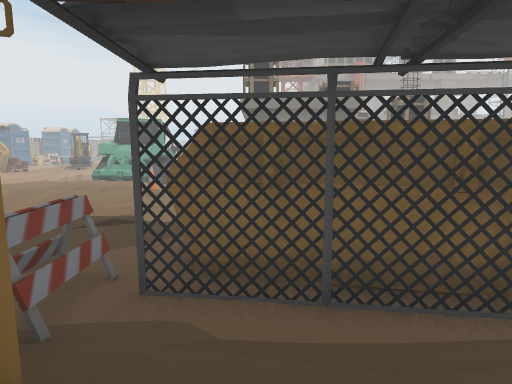
[1] (above)

24 first-person views from a walk through a 3-D level made in the Unity game engine. The camera is 1.4 m above the floor, tilts 8° down and sees 75° across. The floor is counted in squares, 1 m on a side. Each view is taken from the middle of a square. On the plan, view 1 faces up. The plan holds only what a view shows up to about 15 squares ahead; the rest is blank. The place goes on beyond the plan. The player is left out.

[2]
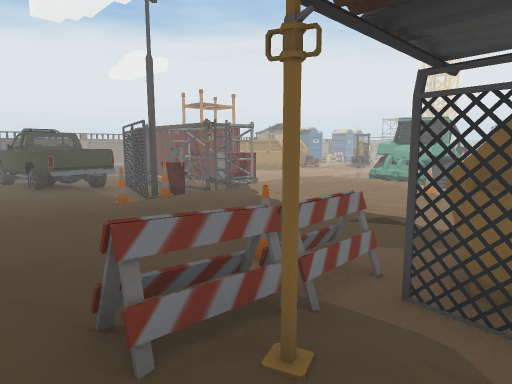

[3]
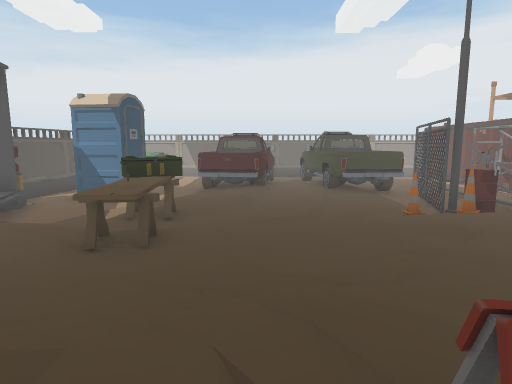

[4]
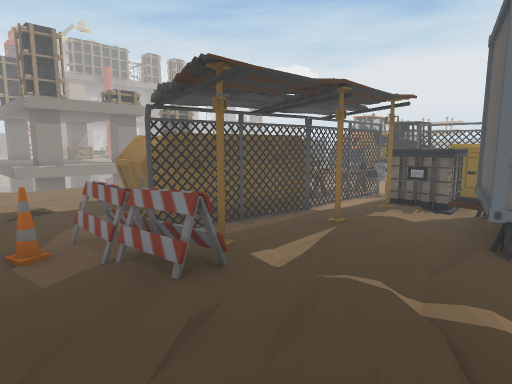

[5]
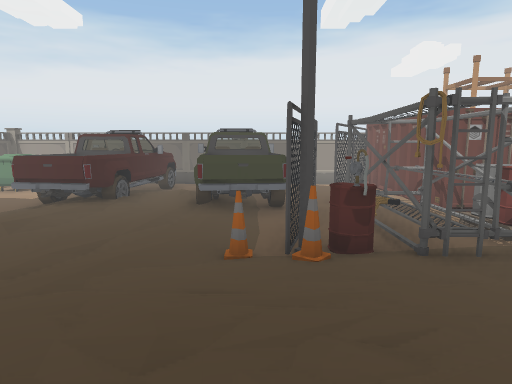

[6]
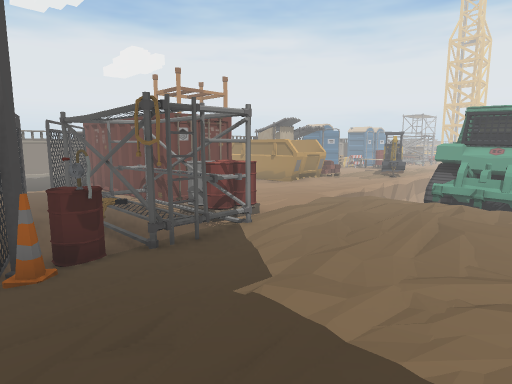

[7]
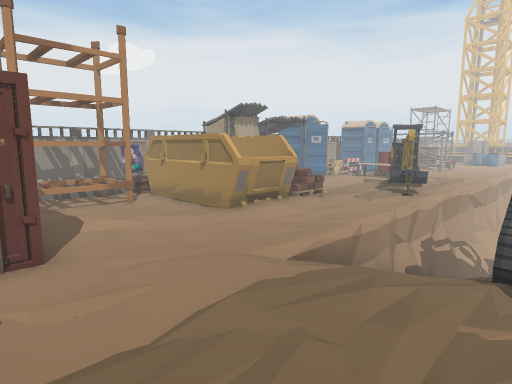

[8]
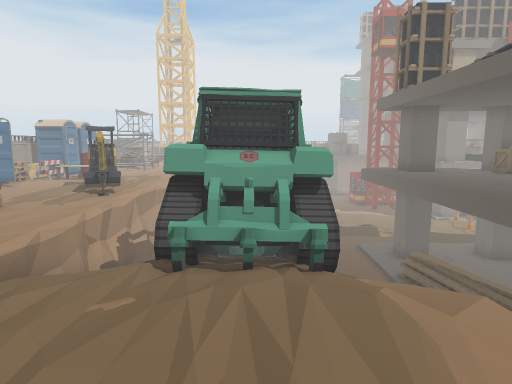

[9]
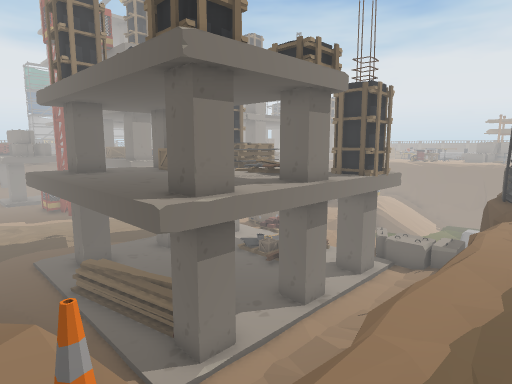

[10]
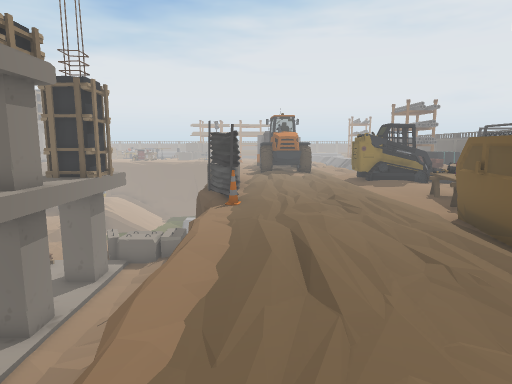

[11]
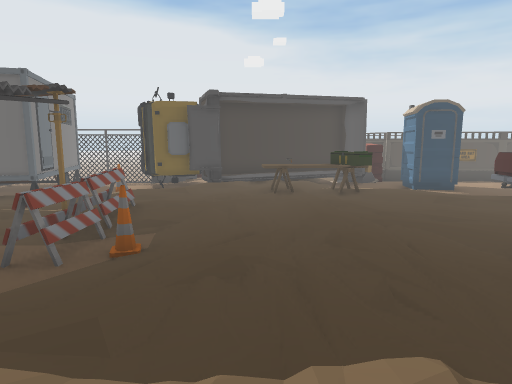

[12]
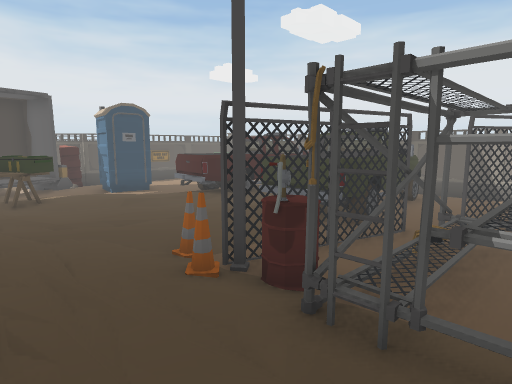

[13]
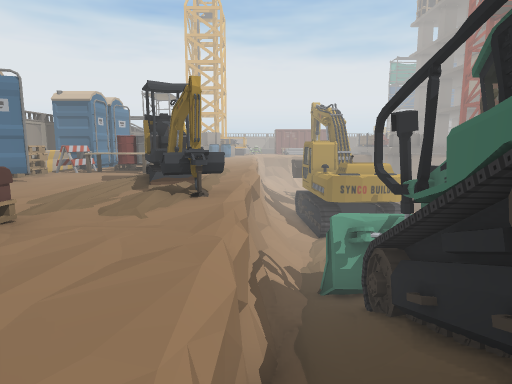

[14]
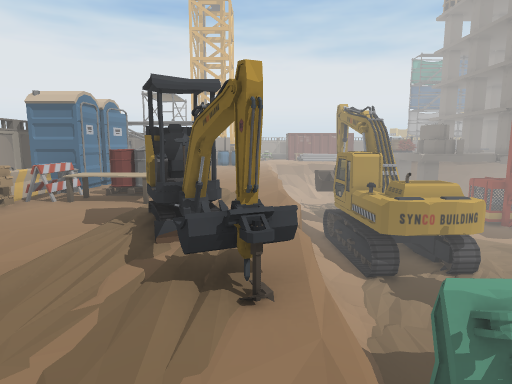

[15]
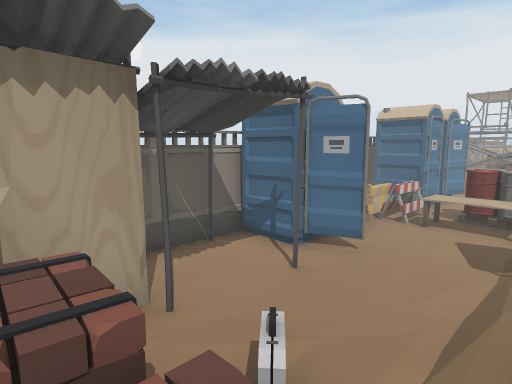

[16]
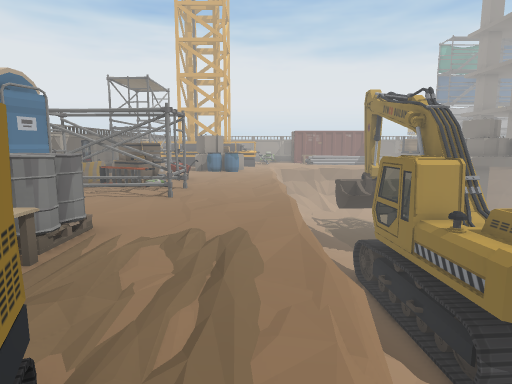

[17]
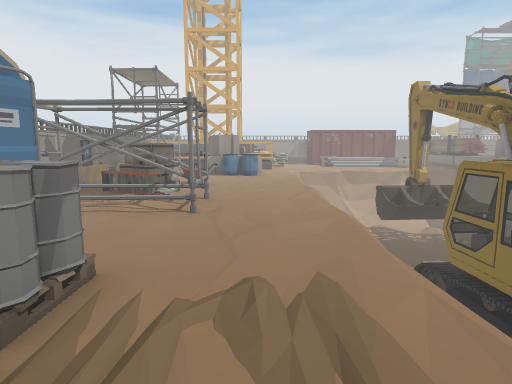

[18]
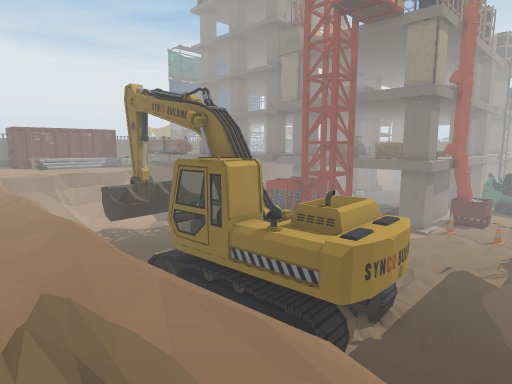

[19]
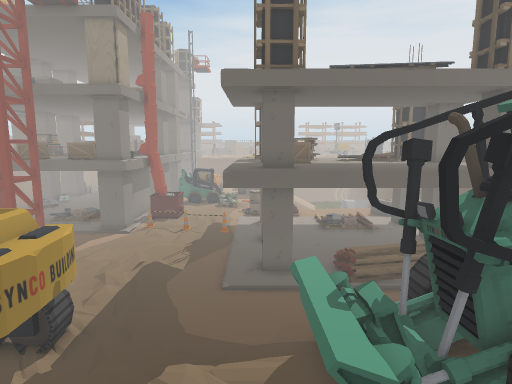

[20]
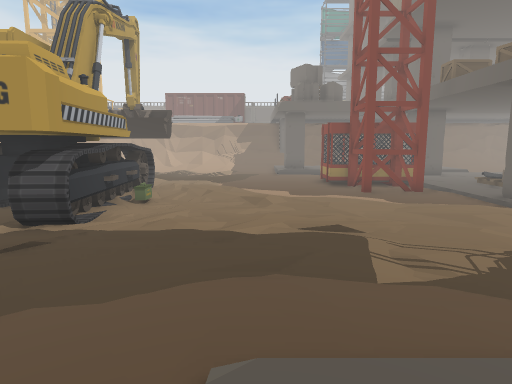

[21]
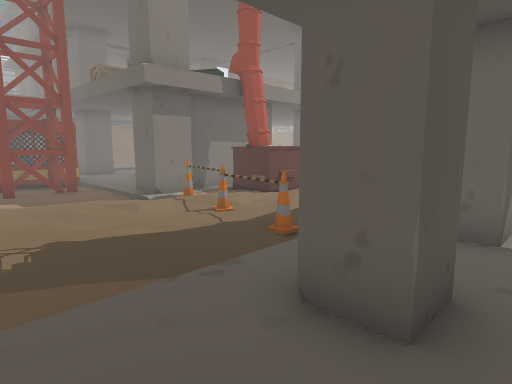

[22]
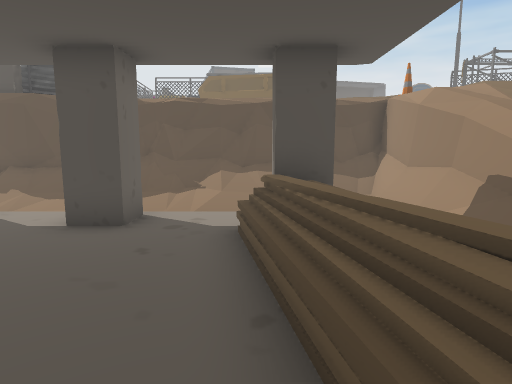

[23]
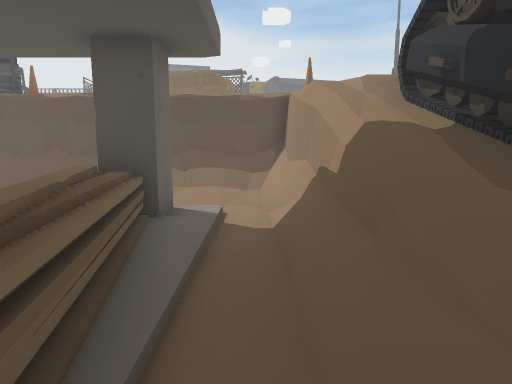

[24]
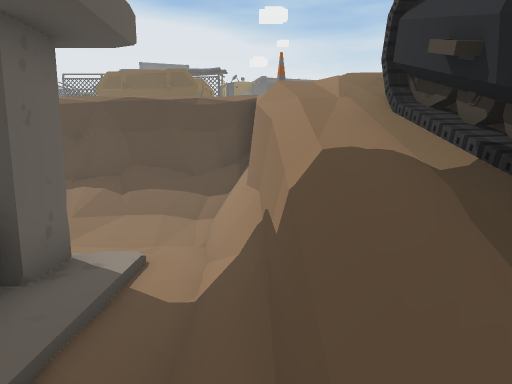

### Floor plan
Key: @ floor where view 1 was taken; # wall or solid block; . main floor; : floor 0.25 m higher than the main floor; - floor 0.25 m lower than the main floor; _ floor 2 m lower than the main floor; < floor 2.75 m lower than the main floor; ( floor 3 m lower than the main floor; ! floor 3.25 m lower than the main floor; / step, stairs or slope; = window, fence, low wall or low ledge; ^ raised ledge; v drop or lower ground; O other object.
Columns run from 18 left of view 1 to 9 right of it. Each row starts with its distance up from view 1.
 38 OO -----=   ((((!!  OO O ((
 37 OO OO---=  !(O((!!!!O((((((
 36 OOOOO---v /! (((!!!!O  O((
 35 OOOO----v /! ((( !!!!OOO(/
 34 OOOOOO--v /  ^=(/!!!!OOO(O
 33  OOOOO--= ^^ ^^(//!!!!!!(
 32   OOOO--v/####^(<//(!!!!O
 31  OO-----/ ####=((/(((/!!O###
 30 OOO-----=/####=((((((///O( O
 29 OOO-----=//=<#=((/(((<<(O( O
 28 OOOOO-.-#//=###(<(((<(((O((O
 27 OO#OO.--v/((##((////(((O(((
 26  O#OO.--v/(((</!!!!!//(O((
 25  O---.--v/(//((!!///////
 24 OO---OO-v/<<(/!!!(##((/
 23 OOO--OO-v/####/!!(O#((O((OO
 22 O----.OO#/###^ /!(((((((
 21 -----..O#/#### /!==(((
 20 OOOO-..-v/O###O/!=/(((
 19 OOOOOO--v/####=/!=_/((((
 18 OOOO /--v/#####/!(//(((/
 17 O  OOO--v ######!(==(((((((
 16 O    O.-v/=^##=#!(O#(/O((OOO
 15 OOOOOO.-///^==/v#//////////O
 14 OOO...--///////=#((////!(//O
 13 OOO...---......=#//////////O
 12 OOO./---......O#=#vv/vv=###
 11 O     O--....//--------OOOOO
 10 O     OOO/../.....//.../////
  9 OOOOOOOOO/...../......./....
  8 OOO---OOOOO............/....
  7 O--OO-OOOOO................/
  6 O---O-OOOOO..././OOOOO///../
  5 O---OOOOOOO...../O   O O-O-.
  4 OOOOOOOO-O...///=OOOO OOOO..
  3 O OOOOOO..../..O=OOOO####O-.
  2 O OOOO....../../=#./../.O
  1 OOOO............=#.#..OOO
  0 OOOOOOO//.........@...OOO
 -1 O OOOOO.........:/.OOOO
 -2 O O OOO../OOOO.:./-O
 -3 O ------ .O.../OOO--O
 -4 OOO---OO--....OOOO--OO
 -5 OOO---OO---//:OOOO--O
 -6 #-------O/:  O#O  O#OO
 -7 OOOOOOOOOOOOOO   O
 -8        OOOO     OO
 -9         OO

Positions as (right, up) in squares from view 1, and headings:
1: (0, 0), facing up
2: (0, 0), facing up-left
3: (-1, 0), facing left
4: (-4, -2), facing up-right
5: (-4, 4), facing left
6: (-4, 4), facing up-left
7: (-7, 10), facing up-left
8: (-6, 10), facing up
9: (-4, 10), facing up-right
10: (-4, 10), facing right
11: (-5, 8), facing down
12: (-6, 8), facing down-left
13: (-10, 15), facing up
14: (-11, 18), facing up
15: (-13, 18), facing up-left
16: (-11, 23), facing up
17: (-12, 25), facing up
18: (-12, 25), facing up-right
19: (-11, 24), facing right
20: (-1, 23), facing up
21: (1, 22), facing up-right
22: (1, 22), facing down
23: (-2, 22), facing down
24: (-3, 20), facing down
